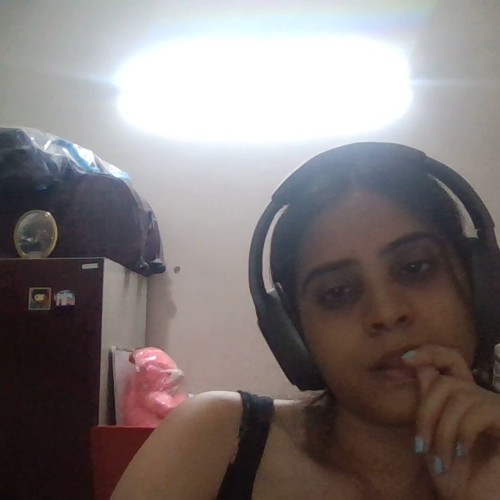
#> input picture backend/dataset/233/20250424_014532_889859.jpg, 500 x 500 px
$ python face_aligh.py --image ../../dataset/233/20250424_014532_889859.jpg
#> lines starting #> are read from the running program, lines starting #| are printed output that depends on the picture
# import the necessary packages
import cv2
import numpy as np
import argparse

def alignFace(image, face_rect):
	'''
	Align face using face rectangle
	'''
	x, y, w, h = face_rect
	face = image[y:y+h, x:x+w]
	return cv2.resize(face, (128, 128))

if __name__ == "__main__":
	ap = argparse.ArgumentParser()
	ap.add_argument("-i", "--image", required=True, help="path to input image")
	args = vars(ap.parse_args())

	# Load image
	image = cv2.imread(args["image"])
#> image is the input picture: shape (500, 500, 3); mean B, G, R 119.3, 120, 128

	# Initialize face detector
	face_cascade = cv2.CascadeClassifier(cv2.data.haarcascades + 'haarcascade_frontalface_default.xml')
	gray = cv2.cvtColor(image, cv2.COLOR_BGR2GRAY)
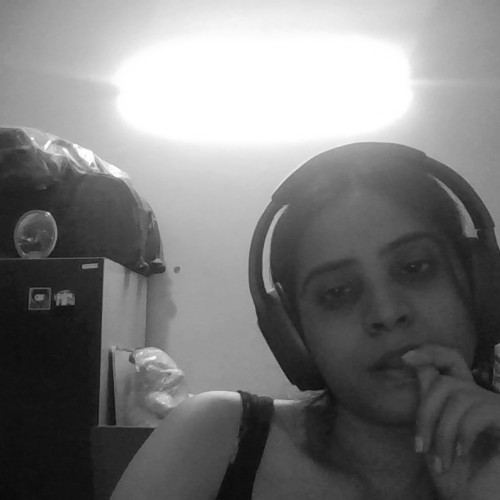
#> gray: shape (500, 500); min 9, max 255, mean 122.3
	faces = face_cascade.detectMultiScale(gray, 1.3, 5)
#> faces = ()

	for face_rect in faces:
		# Align face
		faceAligned = alignFace(image, face_rect)

		# Display results
		cv2.imshow("Original", image)
		cv2.imshow("Aligned", faceAligned)
		cv2.waitKey(0)
#> this loop made 0 passes

	for i in range(0, len(faces)):
		# align faces
		faceAligned = alignFace(image, faces[i])

		# display the output images
		cv2.imshow("Original", image)
		cv2.imshow("Aligned", faceAligned)
		cv2.waitKey(0)
